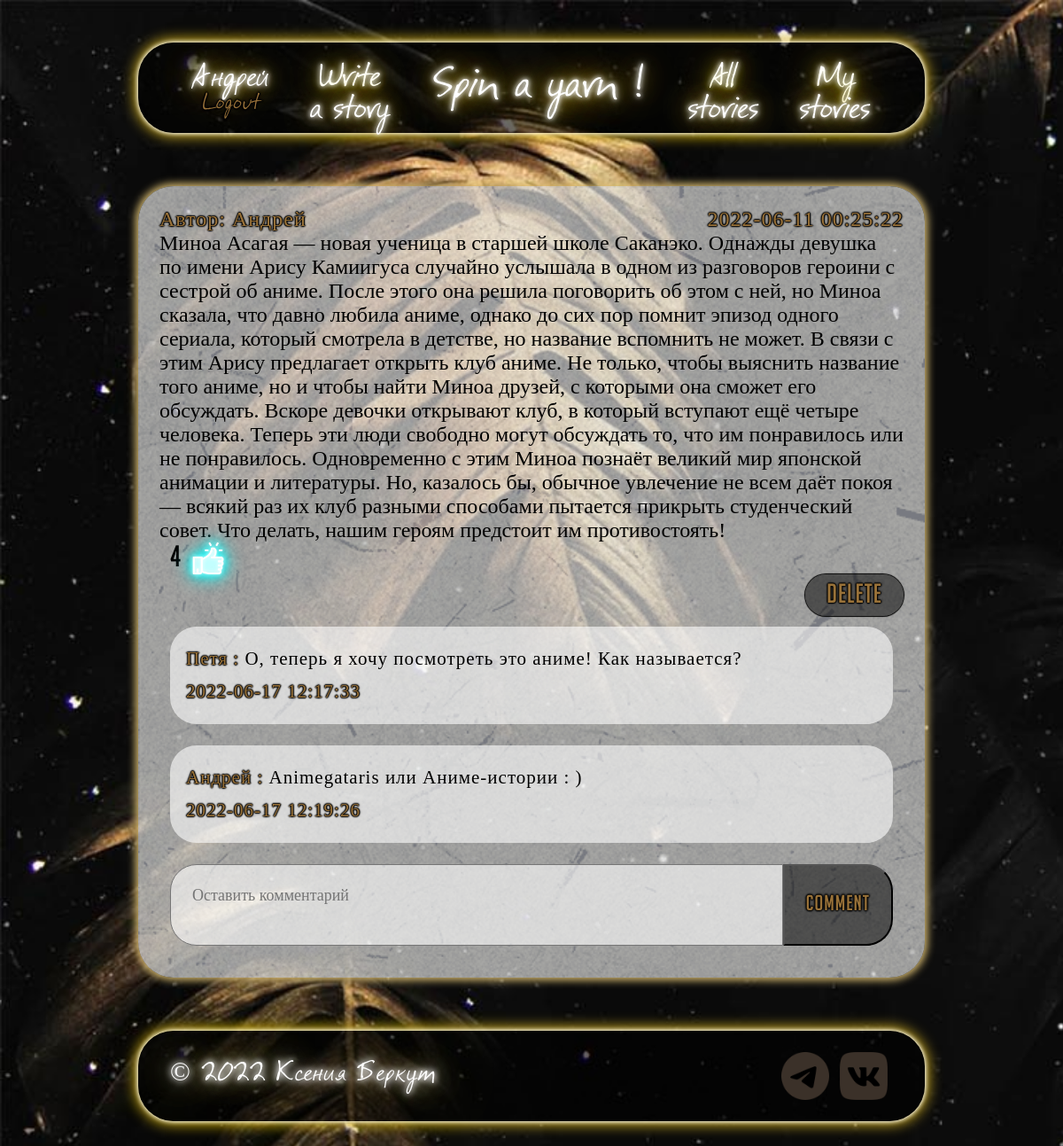
The page /exact_rubric/anime (signed in) on the database its author committed.
### website/models.py (models this page shows)
class User(db.Model, UserMixin):
    id = db.Column(db.Integer, primary_key=True)
    email = db.Column(db.String(150), unique=True)
    username = db.Column(db.String(150), unique=True)
    password = db.Column(db.String(150))
    date_created = db.Column(db.DateTime(timezone=True), default=func.now())
    posts = db.relationship('Post', backref='user', passive_deletes=True)
    comments = db.relationship('Comment', backref='user', passive_deletes=True)
    likes = db.relationship('Like', backref='user', passive_deletes=True)

class Post(db.Model):
    id = db.Column(db.Integer, primary_key=True)
    text = db.Column(db.Text, nullable=False)
    date_created = db.Column(db.DateTime(timezone=True), default=func.now())
    author = db.Column(db.Integer, db.ForeignKey('user.id', ondelete="CASCADE"), nullable=False)
    rubric = db.Column(db.String, nullable=False)
    comments = db.relationship('Comment', backref='post', passive_deletes=True)
    likes = db.relationship('Like', backref='post', passive_deletes=True)

class Comment(db.Model):
    id = db.Column(db.Integer, primary_key=True)
    text = db.Column(db.String(200), nullable=False)
    date_created = db.Column(db.DateTime(timezone=True), default=func.now())
    author = db.Column(db.Integer, db.ForeignKey('user.id', ondelete="CASCADE"), nullable=False)
    post_id = db.Column(db.Integer, db.ForeignKey('post.id', ondelete="CASCADE"), nullable=False)

### website/views.py (the view)
@views.route("/exact_rubric/<rubric>")
def exact_rubric(rubric):
    if rubric == 'anime':
        posts = Post.query.filter(Post.rubric == 'anime').all()
        rubric_value = 'anime'
    elif rubric == 'cyberpunk':
        posts = Post.query.filter(Post.rubric == 'cyberpunk').all()
        rubric_value = 'cyberpunk'
    elif rubric == 'history':
        posts = Post.query.filter(Post.rubric == 'history').all()
        rubric_value = 'history'
    elif rubric == 'anecdote':
        posts = Post.query.filter(Post.rubric == 'anecdote').all()
        rubric_value = 'anecdote'
    elif rubric == 'romantic':
        posts = Post.query.filter(Post.rubric == 'romantic').all()
        rubric_value = 'romantic'
    elif rubric == 'superhero':
        posts = Post.query.filter(Post.rubric == 'superhero').all()
        rubric_value = 'superhero'
    elif rubric == 'fantasy':
        posts = Post.query.filter(Post.rubric == 'fantasy').all()
        rubric_value = 'fantasy'
    else:
        flash('Упс, что-то пошло не так...', category='error')
    session['my_var'] = rubric_value
    amount = len(posts)
    if amount == 0:
       flash('На эту тематику пока что нет историй, но вы можете это исправить!', category='success')
    return render_template("exact_rubric_posts.html", user=current_user, posts=posts, rubrica=rubric_value)

### website/__init__.py (called while the page is built)
def create_app():
    app = Flask(__name__)
    app.config['SECRET_KEY'] = "helloworld"
    app.config['SQLALCHEMY_DATABASE_URI'] = f'sqlite:///{DB_NAME}'
    db.init_app(app)
    from .views import views
    from .auth import auth
    app.register_blueprint(views, url_prefix="/")
    app.register_blueprint(auth, url_prefix="/")
    from .models import User, Post, Comment, Like
    create_database(app)
    login_manager = LoginManager()
    login_manager.login_view = "auth.login"
    login_manager.init_app(app)
    @login_manager.user_loader
    def load_user(id):
        return User.query.get(int(id))
    return app

### website/templates/exact_rubric_posts.html (shortened to what this page needs)
{% extends "base.html" %}
{% block content %}
{%for post in posts %}
<div class="post">
    <div class="string">
        <p>Автор: {{ post.user.username }} </p>
        <p> {{ post.date_created }} </p>
    </div>
    {{ post.text }}
    <div class="likes">
        <p id="likes-count-{{post.id}}">{{ post.likes|length }}</p>
        {% if user.id in post.likes|map(attribute="author")|list %}
        <img src="{{url_for('static', filename='css/assets/like.png')}}" class="liked" id="like-button-{{post.id}}" onclick="like( {{post.id}} )">
        {% else %}
        <img src="{{url_for('static', filename='css/assets/like.png')}}" class="unliked" id="like-button-{{post.id}}" onclick="like( {{post.id}} )">
        {% endif %}
    </div>
    {% if user.id == post.author %}
    <a href="/delete_post/{{post.id}}" class="delete_href">Delete</a>
    {% endif %}
    {% for comment in post.comments %}
    <div class="comment">
        <div class="comment_text">
           <p>{{ comment.user.username }} : <span> {{ comment.text }} </span></p>
            <p> {{ comment.date_created }} </p>
        </div>
    </div>
    {% endfor %}
    {% if user.is_authenticated %}
    <form method="POST" action="/create_comment/{{post.id}}" class="comment_form">
        <textarea type="text" id="text" name="text" placeholder="Оставить комментарий"></textarea>
        <button type="submit" class="btn3">Comment</button>
    </form>
    {% endif %}
</div>
{% endfor %}
{% endblock %}

### website/templates/base.html (shortened to what this page needs)
<!DOCTYPE html>
<html lang="en">
<head>
	<link rel="stylesheet" href="{{url_for('static', filename='css/style.css')}}">
</head>
<body>
    <div class="wall">
        <div class="header">
            <div class="header_panel">
                {% if user.is_authenticated %}
                <div class="doubles_tring">
                    <h4>{{ user.username }}</h4>
                    <a href="/logout"><p>Logout</p></a>
                </div>
                {% endif %}
                <a href="/create_post"><div class="doubles_tring">
                    <h3>Write</h3>
                    <h3>a story</h3>
                </div></a>
            </div>
            <div class="header_panel">
                {% if user.is_authenticated %}
                <a href="/home"><h2>Spin a yarn !</h2></a>
                {% else %}
                <a href="/home"><h1>Spin a yarn !</h1></a>
                {% endif %}
            </div>
            <div class="header_panel">
                <a href="/stories"><div class="doubles_tring">
                    <h3>All</h3>
                    <h3>stories</h3>
                </div></a>
                {% if user.is_authenticated %}
                <a href="/posts/{{ user.username }}"><div class="doubles_tring">
                    <h3>My</h3>
                    <h3>stories</h3>
                </div></a>
                {% endif %}
            </div>
        </div>
        <div class="content">
            {% block content %}{% endblock %}
        </div>
    </div>
    <div class="footer">
        <p>© 2022 Ксения Беркут</p>
        <a href="tg://resolve?domain=berkut_ksu"><img src="{{url_for('static', filename='css/assets/tgD.png')}}"></a>
        <a href="https://vk.com/golden_eagle39" target="_blank"><img src="{{url_for('static', filename='css/assets/vkD.png')}}"></a>
    </div>
</body>
</html>

### website/static/css/style.css (style rules this page uses)
* { margin: 0; padding: 0; }
a:-webkit-any-link { text-decoration: none; }
a:any-link { text-decoration: none; }
body { will-change: transform; background: url(assets/bg.jpg) no-repeat; background-size: cover; background-attachment: fixed; }
.wall { margin: 4vw 13vw; }
.header { height: 4.5vw; padding: 2vw 3vw; display: flex; background-color: rgba(0, 0, 0, 0.6); justify-content: space-around; box-shadow: 0 0 5px 1px #fff, 0 0 15px 4px #d1af22; border-radius: 40px; width: fill-available; width: -webkit-fill-available; width: -moz-available; }
.header_panel { display: flex; flex-grow: 0.3; justify-content: inherit; align-items: center; text-align: center; }
.doubles_tring { display: flex; flex-direction: column; text-align: center; justify-content: center; align-items: center; padding: 1vw; }
.header h2, h3, h4 { font: normal 4vw 'festus'; margin: auto 0vw; color: #fff; outline: none; text-decoration: none; text-shadow: 0 0 5px #fff, 0 0 10px #fff, 0 0 22px #d1af22, 0 0 42px #d1af22, 0 0 65px #d1af22; }
.header h3, h4 { font: normal 3vw 'festus'; margin: auto 0vw; height: 3vw; }
.header p { font: normal 2vw 'festus'; }
.content { height: fit-content; margin: 5vw 0vw; }
.entrance h1, p { color: #997239; letter-spacing: 1px; text-shadow: 1px 0 1.5px #000, 0 1px 1.5px #000, -1px 0 1.5px #000, 0 -1px 1.5px #000, 0 0 2px #000; }
.rules p, span { font: normal 2.5vw 'BigNoodleTitlingCyr'; color: #997239; margin: 0.75vw 0vw; letter-spacing: 1px; text-shadow: 1px 0 2px #000, 0 1px 2px #000, -1px 0 2px #000, 0 -1px 2px #000, 0 0 3px #000; }
.reg_form h1, h2 { color: #997239; margin: 0.75vw 0vw; letter-spacing: 1px; text-shadow: 1px 0 2px #000, 0 1px 2px #000, -1px 0 2px #000, 0 -1px 2px #000, 0 0 3px #000; }
.post { background: url(assets/bg_w.png) no-repeat; background-size: cover; width: -webkit-fill-available; height: fit-content; box-shadow: 0 0 10px 3px #d7bb71; border-radius: 40px; margin: 2vw 0vw; padding: 2vw; font: normal 2vw 'Ropa sans pro'; display: flex; flex-direction: column; }
.string { display: flex; justify-content: space-between; }
.likes { display: flex; align-items: center; }
.likes p { font: normal 2.75vw 'BigNoodleTitlingCyr'; color: #000; text-shadow: none; margin: 0vw 1vw; }
.likes img { width: 3vw; }
.liked { filter: invert(1) drop-shadow(0 0 2px #fff) drop-shadow(0 0 5px #00Ffff) drop-shadow(0 0 10px #00Ffff); }
.delete_href, .delete_href2 { font: normal 2.5vw 'BigNoodleTitlingCyr'; background-color: rgba(0, 0, 0, 0.5); box-shadow: 0 0 1px 1px #000; border-radius: 30px; align-self: flex-end; padding: 0.75vw 2vw; color: #997239; letter-spacing: 1px; text-shadow: 1px 0 1.5px #000, 0 1px 1.5px #000, -1px 0 1.5px #000, 0 -1px 1.5px #000, 0 0 2px #000; }
.comment_form { display: flex; margin: 1vw; }
.comment_form textarea { width: -webkit-fill-available; height: -webkit-fill-available; background-color: rgba(255, 255, 255, 0.6); border-radius: 30px 0px 0px 30px; resize: none; padding: 2vw; font: normal 1.5vw 'Ropa sans pro'; }
.btn3 { background-color: rgba(0, 0, 0, 0.5); border-radius: 0px 30px 30px 0px; text-align: center; font: normal 2vw 'BigNoodleTitlingCyr'; padding: 0.5vw 2vw; color: #997239; letter-spacing: 1px; text-shadow: 1px 0 2px #000, 0 1px 2px #000, -1px 0 2px #000, 0 -1px 2px #000, 0 0 3px #000; }
.comment { width: -webkit-fill-available; background-color: rgba(255, 255, 255, 0.6); border-radius: 30px; display: flex; flex-direction: column; margin: 1vw; padding: 1.5vw; font: normal 1.75vw 'Ropa sans pro'; }
.comment_text { display: flex; flex-direction: column; }
.comment p { color: #997239; margin: 0.5vw 0vw; letter-spacing: 1px; text-shadow: 1px 0 1.5px #000, 0 1px 1.5px #000, -1px 0 1.5px #000, 0 -1px 1.5px #000, 0 0 2px #000; }
.comment span { color: #000; text-shadow: none; font: normal 1.75vw 'Ropa sans pro'; }
.footer { height: 4.5vw; margin: 4vw 13vw; background-color: rgba(0, 0, 0, 0.6); box-shadow: 0 0 5px 1px #fff, 0 0 15px 4px #d1af22; border-radius: 40px; display: flex; justify-content: space-between; padding: 2vw 3vw; }
.footer img { height: fill-available; height: -webkit-fill-available; height: -moz-available; margin: 0vw 0.5vw; }
.footer p { font: normal 2.5vw 'festus'; color: #fff; text-shadow: 0 0 7px #fff, 0 0 10px #fff, 0 0 21px #fff, 0 0 42px #d1af22, 0 0 82px #d1af22, 0 0 92px #d1af22, 0 0 102px #d1af22, 0 0 151px #d1af22; flex-grow: 1; margin: auto 0vw; }

### rows shown on the page
User: username "Андрей"
Post: user.username "Андрей", date_created "2022-06-11 00:25:22", text "Миноа Асагая — новая ученица в старшей школе Саканэко. Однажды девушка по имени Арису Камиигуса случайно услышала в одном из разговоров героини с сестрой об аниме. После этого она решила поговорить об этом с ней, но Миноа сказала, что давно любила аниме, однако до сих пор помнит эпизод одного сериала, который смотрела в детстве, но название вспомнить не может. В связи с этим Арису предлагает открыть клуб аниме. Не только, чтобы выяснить название того аниме, но и чтобы найти Миноа друзей, с которыми она сможет его обсуждать. Вскоре девочки открывают клуб, в который вступают ещё четыре человека. Теперь эти люди свободно могут обсуждать то, что им понравилось или не понравилось. Одновременно с…", likes|length "4"
Comment: user.username "Петя", text "О, теперь я хочу посмотреть это аниме! Как называется?", date_created "2022-06-17 12:17:33"
Comment: user.username "Андрей", text "Animegataris или Аниме-истории : )", date_created "2022-06-17 12:19:26"
